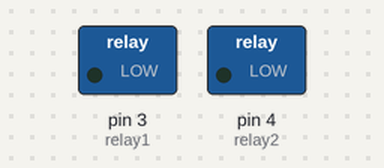
The sketch below on a simulated Arduino Uno, built with avr-gcc and run on an emulated ATmega328P. Shown: switched loads named in the sketch (green lamp = pin HIGH).

Above: at 1.0 s.
At 3.0 s:
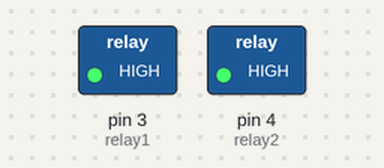
Timing chart, 0 to 5.2 s (numbered marks = the images above):
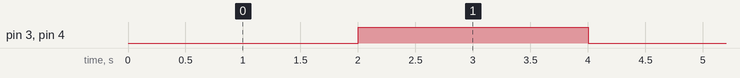

The sketch:

two_channel_relay.ino
```cpp
int relay1 = 3;
int relay2 = 4;

void setup() {
  pinMode(relay1, OUTPUT);
  pinMode(relay2, OUTPUT);
}

void loop() {
  digitalWrite(relay1, LOW);
  digitalWrite(relay2, LOW);
  delay(2000);

  digitalWrite(relay1, HIGH);
  digitalWrite(relay2, HIGH);
  delay(2000);
}
```

Measured:
- by itself, pin 3 (relay1), pin 4 (relay2): alternates HIGH for 2.0 s and LOW for 2.0 s
